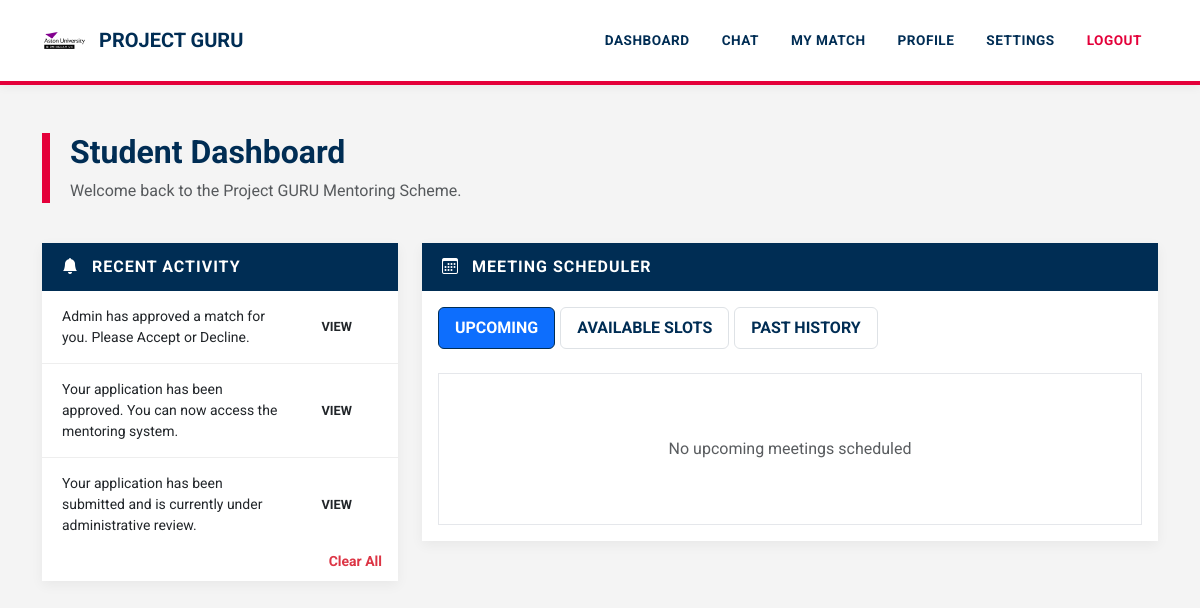
Page /dashboard (signed in) on the committed database.
### tables this page shows
CREATE TABLE notifications (
    id INTEGER PRIMARY KEY AUTOINCREMENT,
    user_id INTEGER,
    message TEXT,
    link TEXT,
    created_at TIMESTAMP DEFAULT CURRENT_TIMESTAMP
);

### app.py (the view, shortened to what this page needs)
@app.route("/dashboard")
def dashboard():
    if "user_id" not in session:
        return redirect("/login")
    conn = get_db()
    user = conn.execute("SELECT * FROM users WHERE id=?", (session["user_id"],)).fetchone()
    if not user:
        session.clear()
        conn.close()
        return redirect("/login")
    user_id = session["user_id"]
    profile = get_active_profile()
    if not profile:
        conn.close()
        return "Please select a profile"
    role = profile["role"]
    if role == "mentor":
        matches = conn.execute("SELECT * FROM matches WHERE mentor_id=?", (user_id,)).fetchall()
    else:
        matches = conn.execute("SELECT * FROM matches WHERE mentee_id=?", (user_id,)).fetchall()
    match = next((m for m in matches if m["status"] == "final"), None)
    slots = []
    upcoming_meetings = []
    past_meetings = []
    now = datetime.now()
    if role == "mentor":
        notifications = conn.execute("""
            SELECT DISTINCT n.* FROM notifications n
            LEFT JOIN matches m ON n.link LIKE '/chat/' || m.id
            WHERE n.user_id=? AND (m.mentor_id=? OR m.id IS NULL)
            ORDER BY n.created_at DESC
        """, (user_id, user_id)).fetchall()
    user_profiles = conn.execute("SELECT * FROM profiles WHERE user_id=?", (user_id,)).fetchall()
    conn.close()
    return render_template(
        "dashboard.html",
        user=user,
        role=role,
        user_profiles=user_profiles,
        matches=matches,
        match=match,
        slots=slots,
        upcoming_meetings=upcoming_meetings,
        past_meetings=past_meetings,
        notifications=notifications,
        current_date=date.today(),
        user_id=user_id,
    )

### app.py (called while the page is built)
def get_db():
    conn = sqlite3.connect("database.db", timeout=30)
    conn.row_factory = sqlite3.Row
    return conn

def get_active_profile():
    if "profile_id" not in session:
        return None
    conn = get_db()
    profile = conn.execute("""
        SELECT * FROM profiles
        WHERE id=? AND user_id=?
    """, (session["profile_id"], session["user_id"])).fetchone()
    conn.close()
    return profile

### templates/dashboard.html (shortened to what this page needs)
<!DOCTYPE html>
<html lang="en">
<head>
    <link href="https://cdn.jsdelivr.net/npm/bootstrap@5.3.2/dist/css/bootstrap.min.css" rel="stylesheet">
    <link rel="stylesheet" href="https://cdn.jsdelivr.net/npm/bootstrap-icons@1.11.3/font/bootstrap-icons.css">
</head>
<body>
{% include "navbar.html" %}
<div class="container mt-5">
    <div class="dashboard-header">
        <h2 class="fw-bold">Student Dashboard</h2>
        <p class="text-muted mb-0">Welcome back to the Project GURU Mentoring Scheme.</p>
    </div>
    <div class="row">
        <div class="col-lg-4">
            <div class="card">
                <div class="card-header-aston">
                    <i class="bi bi-bell-fill me-2"></i> Recent Activity
                </div>
                <div class="card-body p-0">
                    {% if notifications %}
                    <div class="notifications-scroll">
                        {% for n in notifications %}
                        <div class="notification-item d-flex justify-content-between align-items-center">
                            <span class="small">{{ n.message }}</span>
                            {% if n.link %}
                            <a href="{{ n.link }}" class="btn btn-sm btn-aston-red ms-2">View</a>
                            {% endif %}
                        </div>
                        {% endfor %}
                    </div>
                    {% else %}
                    <div class="p-4 text-center text-muted italic">No new notifications</div>
                    {% endif %}
                </div>
                <div class="card-footer bg-white border-0 text-end">
                    <a href="/clear_notifications" class="text-danger small fw-bold text-decoration-none">Clear All</a>
                </div>
            </div>
        </div>
        <div class="col-lg-8">
            <div class="card">
                <div class="card-header-aston">
                    <i class="bi bi-calendar3 me-2"></i> Meeting Scheduler
                </div>
                <div class="card-body">
                    <ul class="nav nav-pills mb-4">
                        <li class="nav-item">
                            <a class="nav-link {% if request.args.get('tab','upcoming') == 'upcoming' %}active{% endif %}" href="/dashboard?tab=upcoming">Upcoming</a>
                        </li>
                        <li class="nav-item">
                            <a class="nav-link {% if request.args.get('tab') == 'available' %}active{% endif %}" href="/dashboard?tab=available">Available Slots</a>
                        </li>
                        <li class="nav-item">
                            <a class="nav-link {% if request.args.get('tab') == 'past' %}active{% endif %}" href="/dashboard?tab=past">Past History</a>
                        </li>
                    </ul>
                    {% if request.args.get("tab","upcoming") == "upcoming" %}
                    <div class="slot-box">
                        {% for slot in upcoming_meetings %}
                        <div class="card mb-3 border shadow-sm meeting-item">
                            <div class="card-body d-flex justify-content-between align-items-center">
                                <div>
                                    <h6 class="mb-1 fw-bold text-primary"><i class="bi bi-calendar-check me-2"></i> {{ slot.date }}</h6>
                                    <small class="text-muted fw-bold">TIME: {{ slot.start_time }} — {{ slot.end_time }}</small>
                                </div>
                                <div class="text-end">
                                    <span class="badge badge-aston bg-success mb-2 d-block">Confirmed</span>
                                    {% if user_id == match.mentee_id %}
                                    <a href="/cancel_booking/{{slot.id}}?tab=upcoming" class="btn btn-link text-danger btn-sm p-0 fw-bold">CANCEL BOOKING</a>
                                    {% elif user_id == match.mentor_id %}
                                    <a href="/mentor_cancel_meeting/{{slot.id}}?tab=upcoming" class="btn btn-link text-danger btn-sm p-0 fw-bold">CANCEL MEETING</a>
                                    {% endif %}
                                </div>
                            </div>
                        </div>
                        {% else %}
                        <div class="text-center py-5 text-muted">No upcoming meetings scheduled</div>
                        {% endfor %}
                    </div>
                    {% endif %}
                </div>
            </div>
        </div>
    </div>
</div>
</body>
</html>

### templates/dashboard.html (style rules this page uses)
:root { --aston-navy: #002d54; --aston-red: #e4003a; --aston-grey: #f4f4f4; --aston-dark-grey: #333333; }
body { background-color: var(--aston-grey); font-family: 'Roboto', sans-serif; color: var(--aston-dark-grey); }
.dashboard-header { border-left: 8px solid var(--aston-red); padding-left: 20px; color: var(--aston-navy); margin-bottom: 40px; }
.card { border: none; border-radius: 0; box-shadow: 0 4px 12px rgba(0,0,0,0.05); margin-bottom: 25px; }
.card-header-aston { background-color: var(--aston-navy); color: white; font-weight: 700; text-transform: uppercase; padding: 12px 20px; letter-spacing: 1px; }
.notifications-scroll { max-height: 250px; overflow-y: auto; }
.notification-item { border-bottom: 1px solid #eee; padding: 15px 20px; transition: background 0.2s; }
.nav-pills .nav-link { border-radius: 0; color: var(--aston-navy); font-weight: 700; text-transform: uppercase; margin-right: 5px; border: 1px solid #dee2e6; }
.nav-pills .nav-link.active { background-color: var(--aston-navy); border-color: var(--aston-navy); }
.slot-box { max-height: 400px; overflow-y: auto; background: white; padding: 15px; border: 1px solid #e5e7eb; }
.btn-aston-red { background-color: var(--aston-red); color: white; border: none; border-radius: 0; font-weight: 700; text-transform: uppercase; }

### templates/navbar.html (style rules this page uses)
:root { --aston-navy: #002d54; --aston-red: #e4003a; --aston-grey: #f4f4f4; --aston-dark-grey: #333333; }
body { background-color: var(--aston-grey) !important; font-family: 'Roboto', Arial, sans-serif !important; color: var(--aston-dark-grey); }
.card { border: none !important; border-radius: 0 !important; box-shadow: 0 4px 12px rgba(0,0,0,0.05) !important; }
.btn { border-radius: 0 !important; font-weight: 700 !important; text-transform: uppercase; font-size: 0.8rem; padding: 10px 25px !important; }

### rows in the picture
notifications: message "Admin has approved a match for you. Please Accept or Decline."
notifications: message "Your application has been approved. You can now access the mentoring system."
notifications: message "Your application has been submitted and is currently under administrative review."
